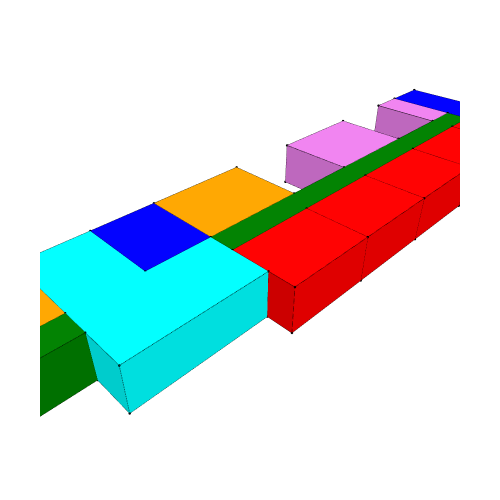

Notebook cell for this chart:
### Code cell
Topology.Show(cc_cells,
              backgroundColor="white",
              width=500,
              height=500,
              faceColorKey="color",
              faceOpacity=1,
              renderer=renderer)
